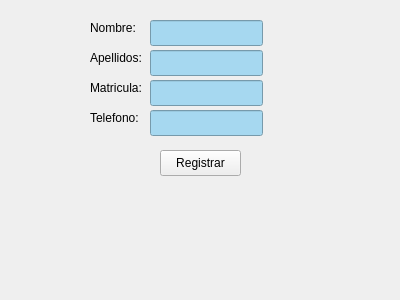
<?xml version="1.0" encoding="UTF-8"?>
<ui version="4.0">
 <class>Frame</class>
 <widget class="QFrame" name="Frame">
  <property name="geometry">
   <rect>
    <x>0</x>
    <y>0</y>
    <width>400</width>
    <height>300</height>
   </rect>
  </property>
  <property name="windowTitle">
   <string>Frame</string>
  </property>
  <widget class="QPushButton" name="btnRegistrar">
   <property name="geometry">
    <rect>
     <x>160</x>
     <y>150</y>
     <width>81</width>
     <height>26</height>
    </rect>
   </property>
   <property name="text">
    <string>Registrar</string>
   </property>
  </widget>
  <widget class="QLabel" name="label">
   <property name="geometry">
    <rect>
     <x>90</x>
     <y>20</y>
     <width>49</width>
     <height>16</height>
    </rect>
   </property>
   <property name="text">
    <string>Nombre:</string>
   </property>
  </widget>
  <widget class="QLabel" name="label_2">
   <property name="geometry">
    <rect>
     <x>90</x>
     <y>50</y>
     <width>61</width>
     <height>16</height>
    </rect>
   </property>
   <property name="text">
    <string>Apellidos:</string>
   </property>
  </widget>
  <widget class="QLabel" name="label_3">
   <property name="geometry">
    <rect>
     <x>90</x>
     <y>80</y>
     <width>61</width>
     <height>16</height>
    </rect>
   </property>
   <property name="text">
    <string>Matricula:</string>
   </property>
  </widget>
  <widget class="QLabel" name="label_4">
   <property name="geometry">
    <rect>
     <x>90</x>
     <y>110</y>
     <width>49</width>
     <height>16</height>
    </rect>
   </property>
   <property name="text">
    <string>Telefono:</string>
   </property>
  </widget>
  <widget class="QLineEdit" name="txtNombre">
   <property name="geometry">
    <rect>
     <x>150</x>
     <y>20</y>
     <width>113</width>
     <height>26</height>
    </rect>
   </property>
   <property name="styleSheet">
    <string notr="true">background-color: #A6D8F0;
color: black;</string>
   </property>
  </widget>
  <widget class="QLineEdit" name="txtMatricula">
   <property name="geometry">
    <rect>
     <x>150</x>
     <y>80</y>
     <width>113</width>
     <height>26</height>
    </rect>
   </property>
   <property name="styleSheet">
    <string notr="true">background-color: #A6D8F0;
color: black;</string>
   </property>
  </widget>
  <widget class="QLineEdit" name="txtApellido">
   <property name="geometry">
    <rect>
     <x>150</x>
     <y>50</y>
     <width>113</width>
     <height>26</height>
    </rect>
   </property>
   <property name="styleSheet">
    <string notr="true">background-color: #A6D8F0;
color: black;</string>
   </property>
  </widget>
  <widget class="QLineEdit" name="txtTelefono">
   <property name="geometry">
    <rect>
     <x>150</x>
     <y>110</y>
     <width>113</width>
     <height>26</height>
    </rect>
   </property>
   <property name="styleSheet">
    <string notr="true">background-color: #A6D8F0;
color: black;</string>
   </property>
  </widget>
 </widget>
 <resources/>
 <connections/>
</ui>
